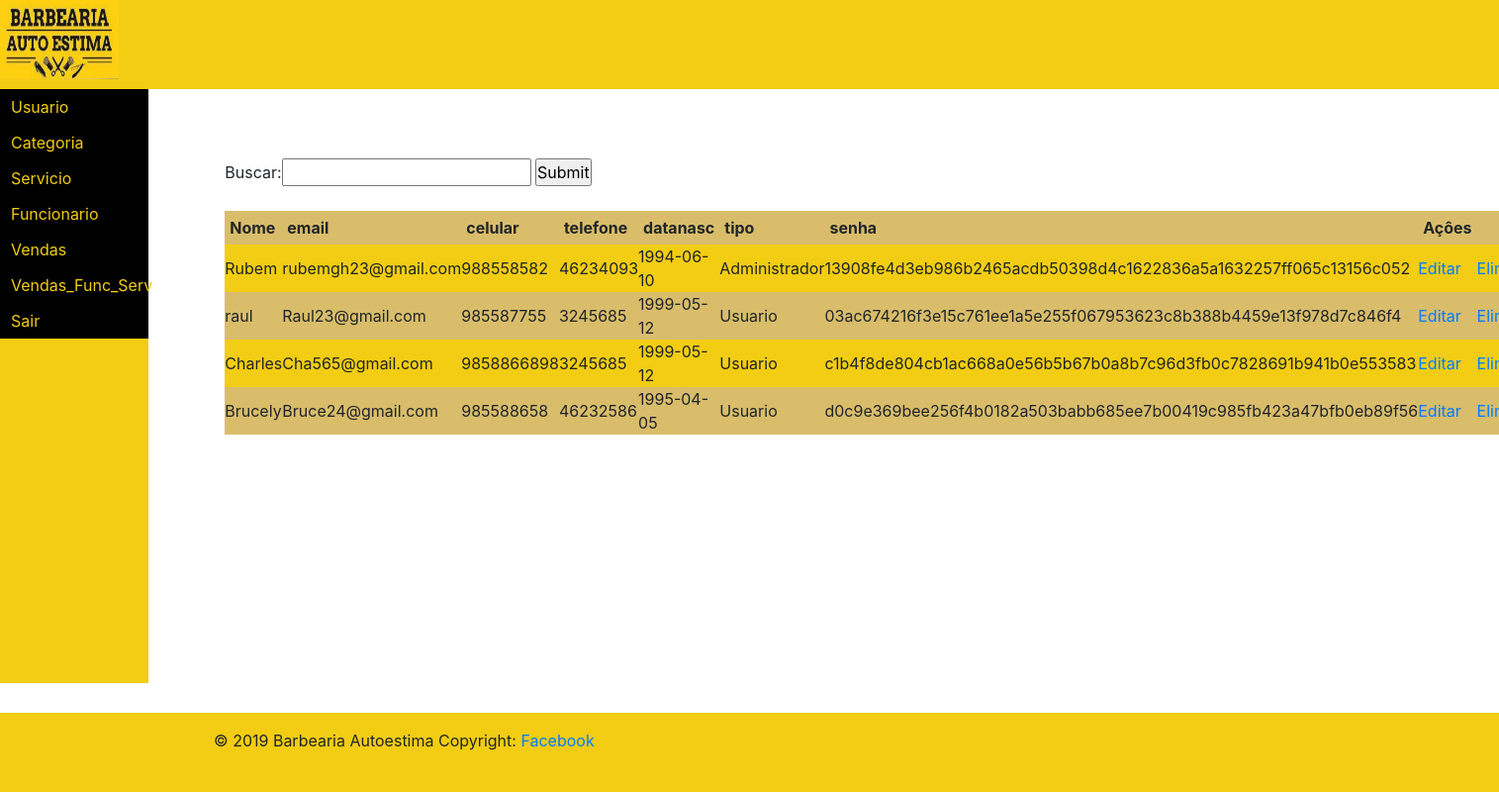
The page /html/listar_usuario.php (signed in) on the database its author committed.
### tables this page shows
CREATE TABLE `usuario` (
  `id` int(11) NOT NULL,
  `nome` varchar(255) DEFAULT NULL,
  `email` varchar(255) DEFAULT NULL,
  `celular` varchar(255) DEFAULT NULL,
  `telefone` varchar(255) DEFAULT NULL,
  `datanasc` date DEFAULT NULL,
  `tipo` varchar(255) DEFAULT NULL,
  `senha` varchar(255) DEFAULT NULL
);

### pdo/Conexao.php (called while the page is built)
<?php
 Class ClassConexao{
      public function conectaDB(){
        $host = 'mysql:host=localhost;dbname=barbearia;charset=utf8';
        $user = 'root';
        $pass = '';
            try {
                $pdo = new PDO($host, $user, $pass);
                return $pdo;
            } catch (PDOException $ex) {
                echo 'Erro: ' . $ex->getMessage();
            }
        }
    }
?>

### pdo/Usuario.class.php (called while the page is built, shortened)
<?php
include_once 'Conexao.php';
class Usuario extends ClassConexao {
     protected $conexao = null;
     public function __construct(){
         $this->conexao = $this->conectaDB();
     }
     public function Listar() {
    $stmt = $this->conexao->prepare("Select * from usuario");
    $stmt->execute();
    $resultado = $stmt->fetchAll();
    return $resultado;
    }
    }

### html/listar_usuario.php (the view, shortened to what this page needs)
<?php
    include_once "topo.php";
?>
<div class="divposicao" style='left:15%'>
<form action="listar_usuario.php">
   Buscar:<input type="text" name="buscar"/>
 <input type="submit"/>
</form>
        <?php
       include_once '../pdo/Usuario.class.php';
      if (isset($_GET['buscar'])){
         $conexao = new Usuario();
         $usuario = $conexao->Listarnome($_GET['buscar']);
       }else{
         $conexao = new Usuario();
         $usuario = $conexao->Listar();
      }
      echo "<table style='width:50%' id='tables'>";
      echo"<tr>
      <th>Nome </th>
      <th>email</th>
      <th>celular </th>
      <th> telefone </th>
      <th>datanasc</th>
      <th>tipo</th>
      <th>senha</th>
      <th tolspan='2'>Açôes</th>
       </tr>";
       foreach ($usuario as $Usuario) {
                echo"<tr>
                <td> ". $Usuario['nome']." </td>
                <td> ". $Usuario['email']." </td>
                <td> ". $Usuario['celular']." </td>
                <td> ". $Usuario['telefone']." </td>
                <td> ". $Usuario['datanasc']." </td>
                <td> ". $Usuario['tipo']." </td>
                <td> ". $Usuario['senha']." </td>
                 <td><a href='../html/editar_usuario.php?id=".$Usuario['id']."&nome=".$Usuario['nome']."&email=".$Usuario['email']."&celular=".$Usuario['celular']."&telefone=".$Usuario['telefone']."
                 &datanasc=".$Usuario['datanasc']."&tipo=".$Usuario['tipo']."&senha=".$Usuario['senha']."'>Editar</a></td>
                 <td><a href='../html/apagar_usuario.php?id=".$Usuario['id']."'>Eliminar</a></td>
                </tr>";
            }
     echo"</table>";
        ?>
        </div>
 <?php
    include_once "rodape.php";
?>

### css/templatebarbearia.css (style rules this page uses)
* { box-sizing:border-box; margin:0; padding:0; }
.divposicao { position: absolute; top: 20%; left: 20%; }

### html/listar_usuario.php (style rules this page uses)
#tables { width: 100%; background-color:#D9BD6A; margin-top: 25px; }
tr:nth-child(even) { background-color: #F2CD13 }
tr, th { text-align: left; padding: 5px; }

### rows shown on the page
usuario: nome "Rubem", email "rubemgh23@gmail.com", celular "988558582", telefone "46234093", datanasc "1994-06-10", tipo "Administrador", senha "13908fe4d3eb986b2465acdb50398d4c1622836a5a1632257ff065c13156c052"
usuario: nome "raul", email "Raul23@gmail.com", celular "985587755", telefone "3245685", datanasc "1999-05-12", tipo "Usuario", senha "03ac674216f3e15c761ee1a5e255f067953623c8b388b4459e13f978d7c846f4"
usuario: nome "Charles", email "Cha565@gmail.com", celular "9858866898", telefone "3245685", datanasc "1999-05-12", tipo "Usuario", senha "c1b4f8de804cb1ac668a0e56b5b67b0a8b7c96d3fb0c7828691b941b0e553583"
usuario: nome "Brucely", email "Bruce24@gmail.com", celular "985588658", telefone "46232586", datanasc "1995-04-05", tipo "Usuario", senha "d0c9e369bee256f4b0182a503babb685ee7b00419c985fb423a47bfb0eb89f56"
